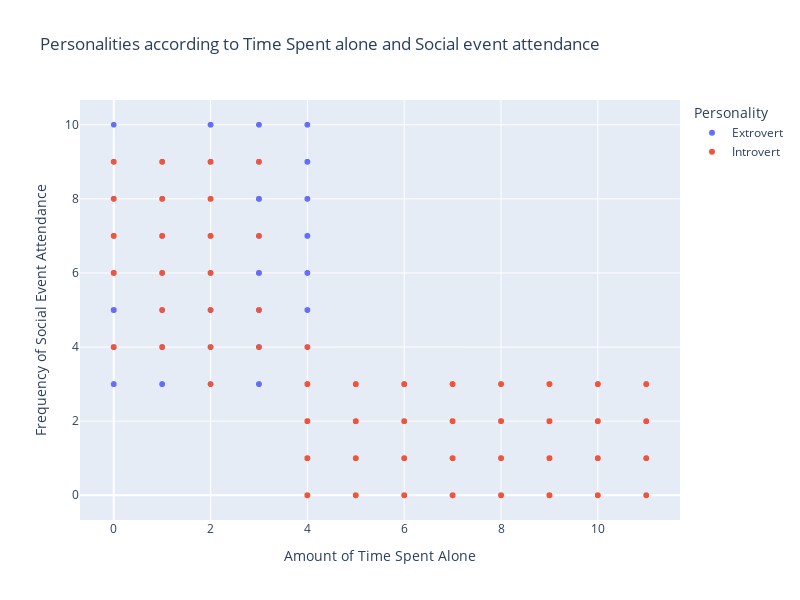

Here is the notebook cell this chart was saved with:
### Markdown cell above
### Social Energy Management

### Code cell
# Scatter plot of Social event attendance and Time spent alone based on Personality
fig = px.scatter(df_copy, x= "Time_spent_Alone", y= "Social_event_attendance", color= "Personality", 
                 title= "Personalities according to Time Spent alone and Social event attendance",
                 labels={'Time_spent_Alone': "Amount of Time Spent Alone", 'Social_event_attendance': 'Frequency of Social Event Attendance'},
                 hover_data=['Going_outside', 'Friends_circle_size',])

fig.update_layout(height= 600, width = 800, 
                  xaxis_title="Amount of Time Spent Alone",
                  yaxis_title="Frequency of Social Event Attendance")
                  
fig.show()

### Figure 1 — Plotly figure (JSON) as saved in the notebook; plotly's stock layout.template omitted (floating-point values rounded to 4 significant figures; data arrays with more than 128 entries replaced by an {"elided": "..."} marker saying what was removed)
{"data": [{"customdata": {"elided": "1431x2 float values"}, "hovertemplate": "Personality=Extrovert<br>Amount of Time Spent Alone=%{x}<br>Frequency of Social Event Attendance=%{y}<br>Going_outside=%{customdata[0]}<br>Friends_circle_size=%{customdata[1]}<extra></extra>", "legendgroup": "Extrovert", "marker": {"color": "#636efa", "symbol": "circle"}, "mode": "markers", "name": "Extrovert", "showlegend": true, "type": "scattergl", "x": {"elided": "1431 float values"}, "xaxis": "x", "y": {"elided": "1431 float values"}, "yaxis": "y"}, {"customdata": {"elided": "1345x2 float values"}, "hovertemplate": "Personality=Introvert<br>Amount of Time Spent Alone=%{x}<br>Frequency of Social Event Attendance=%{y}<br>Going_outside=%{customdata[0]}<br>Friends_circle_size=%{customdata[1]}<extra></extra>", "legendgroup": "Introvert", "marker": {"color": "#EF553B", "symbol": "circle"}, "mode": "markers", "name": "Introvert", "showlegend": true, "type": "scattergl", "x": {"elided": "1345 float values"}, "xaxis": "x", "y": {"elided": "1345 float values"}, "yaxis": "y"}], "layout": {"height": 600, "legend": {"title": {"text": "Personality"}, "tracegroupgap": 0}, "title": {"text": "Personalities according to Time Spent alone and Social event attendance"}, "width": 800, "xaxis": {"anchor": "y", "domain": [0, 1], "title": {"text": "Amount of Time Spent Alone"}}, "yaxis": {"anchor": "x", "domain": [0, 1], "title": {"text": "Frequency of Social Event Attendance"}}}}
